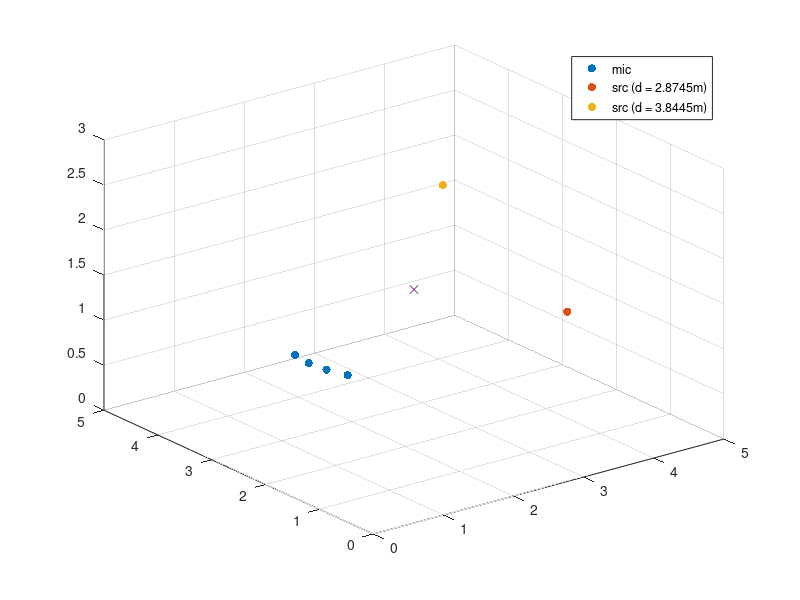

The MATLAB script that drew this image: (Note: this script raises an error after producing the figure.)
clear all; clc; close all;

nMic = 4;
nSrc = 2;
mic_xyz = zeros(nMic, 3);
src_xyz = zeros(nSrc, 3);

% Room
room = [5, 5, 3];
center = [room(1)/2, room(2)/2, room(3)/2];


% Mic
mic_z = 1;
mic_theta_list = 2*pi/16*[7.5, 8, 8.5, 9];
mic_r_list = [1.5, 1.5, 1.5, 1.5];
mic_xyz(:, 3) = mic_z;
for m=1:nMic
    mic_xyz(m,1) = center(1) + mic_r_list(m)*cos(mic_theta_list(m));
    mic_xyz(m,2) = center(2) + mic_r_list(m)*sin(mic_theta_list(m));
end

% Src (as far as possible)
src_z_list = [1.6, 1.8];
src_theta_list = 2*pi/16*[13, 2];
src_r_list = [2.0, 2.5];

for s=1:nSrc
    src_xyz(s,1) = center(1) + src_r_list(s)*cos(src_theta_list(s));
    src_xyz(s,2) = center(2) + src_r_list(s)*sin(src_theta_list(s));
    src_xyz(s,3) = src_z_list(s);
end

% calculate distance
distance = zeros(nSrc, nMic);
for s=1:nSrc
    for m=1:nMic
        distance(s, m) = sqrt(sum((mic_xyz(m, :) - src_xyz(s, :)).^2));
    end
end
disp('distance between mic & src = ');
disp(distance);

mean_dist = mean(distance, 2);
std_dist = std(distance, 0, 2);


% visualize spatial distribution
figure;
scatter3(mic_xyz(:, 1), mic_xyz(:, 2), mic_xyz(:, 3), 'filled');
hold on;
scatter3(src_xyz(1, 1), src_xyz(1, 2), src_xyz(1, 3), 'filled');
scatter3(src_xyz(2, 1), src_xyz(2, 2), src_xyz(2, 3), 'filled');
scatter3(center(1), center(2), center(3), 'x');
axis([0, room(1), 0, room(2), 0, room(3)]);

   

mylg = legend('mic', ['src (d = ' num2str(mean_dist(1)) 'm)'], ['src (d = ' num2str(mean_dist(2)) 'm)']);
mylg.FontSize = 14;
mylg.Location = 'northeast';
xlabel('X', 'FontSize', 14); 
ylabel('Y', 'FontSize', 14); 
zlabel('Z', 'FontSize', 14); 

hold off;

% Read audio
[x1, fs] = audioread('237-134493-0002.wav');
[x2, fs] = audioread('1320-122617-0001.wav');

c = 340;
nSample = 6400;

% Case 1. #Src =1, #Mic=4, RT60 = 0
disp('make audio for case 1');
RT60 = 0;
h11 = rir_generator(c, fs, mic_xyz(1,:), src_xyz(1, :), room, RT60, nSample);
h12 = rir_generator(c, fs, mic_xyz(2,:), src_xyz(1, :), room, RT60, nSample);
h13 = rir_generator(c, fs, mic_xyz(3,:), src_xyz(1, :), room, RT60, nSample);
h14 = rir_generator(c, fs, mic_xyz(4,:), src_xyz(1, :), room, RT60, nSample);

figure(2); 
subplot(411); plot(h11(1:200), 'LineWidth', 1.5); title('h11', 'FontSize', 14);
subplot(412); plot(h12(1:200), 'LineWidth', 1.5); title('h12', 'FontSize', 14);
subplot(413); plot(h13(1:200), 'LineWidth', 1.5); title('h13', 'FontSize', 14);
subplot(414); plot(h14(1:200), 'LineWidth', 1.5); title('h14', 'FontSize', 14);

save('RIR_s1.mat', 'h11', 'h12', 'h13', 'h14');

y11 = fftfilt(h11, x1);
y12 = fftfilt(h12, x1);
y13 = fftfilt(h13, x1);
y14 = fftfilt(h14, x1);

audiowrite('audio/case1_y11.wav', y11, fs);
audiowrite('audio/case1_y12.wav', y12, fs);
audiowrite('audio/case1_y13.wav', y13, fs);
audiowrite('audio/case1_y14.wav', y14, fs);

figure(52);
subplot(421); plot(h11(1:200), 'LineWidth', 1.5); title('h11', 'FontSize', 14);
subplot(423); plot(h12(1:200), 'LineWidth', 1.5); title('h12', 'FontSize', 14);
subplot(425); plot(h13(1:200), 'LineWidth', 1.5); title('h13', 'FontSize', 14);
subplot(427); plot(h14(1:200), 'LineWidth', 1.5); title('h14', 'FontSize', 14);

T11 = length(y11);
T12 = length(y12);
T13 = length(y13);
T14 = length(y14);

subplot(422); plot(y11(1:200), 'LineWidth', 1.5); title(['y11 (T=' num2str(T11) ')'], 'FontSize', 14);
subplot(424); plot(y12(1:200), 'LineWidth', 1.5); title(['y12 (T=' num2str(T12) ')'], 'FontSize', 14);
subplot(426); plot(y13(1:200), 'LineWidth', 1.5); title(['y13 (T=' num2str(T13) ')'], 'FontSize', 14);
subplot(428); plot(y14(1:200), 'LineWidth', 1.5); title(['y14 (T=' num2str(T14) ')'], 'FontSize', 14);


% Case 3. #Src =, #Mic=4, RT60 = 400ms
disp('make audio for case 3');
h21 = rir_generator(c, fs, mic_xyz(1,:), src_xyz(2, :), room, RT60, nSample);
h22 = rir_generator(c, fs, mic_xyz(2,:), src_xyz(2, :), room, RT60, nSample);
h23 = rir_generator(c, fs, mic_xyz(3,:), src_xyz(2, :), room, RT60, nSample);
h24 = rir_generator(c, fs, mic_xyz(4,:), src_xyz(2, :), room, RT60, nSample);

figure(3); 
subplot(411); plot(h21(1:200)); title('h21');
subplot(412); plot(h22(1:200)); title('h22');
subplot(413); plot(h23(1:200)); title('h23');
subplot(414); plot(h24(1:200)); title('h24');

save('RIR_s2.mat', 'h21', 'h22', 'h23', 'h24');

y21 = fftfilt(h21, x2);
y22 = fftfilt(h22, x2);
y23 = fftfilt(h23, x2);
y24 = fftfilt(h24, x2);

audiowrite('audio/case3_y21.wav', y21, fs);
audiowrite('audio/case3_y22.wav', y22, fs);
audiowrite('audio/case3_y23.wav', y23, fs);
audiowrite('audio/case3_y24.wav', y24, fs);

y1 = y11(1:min(length(y11), length(y21))) + y21(1:min(length(y11), length(y21)));
y2 = y12(1:min(length(y12), length(y22))) + y22(1:min(length(y12), length(y22)));
y3 = y13(1:min(length(y13), length(y23))) + y23(1:min(length(y13), length(y23)));
y4 = y14(1:min(length(y14), length(y24))) + y24(1:min(length(y14), length(y24)));

audiowrite('audio/case3_y1.wav', y1, fs);
audiowrite('audio/case3_y2.wav', y2, fs);
audiowrite('audio/case3_y3.wav', y3, fs);
audiowrite('audio/case3_y4.wav', y4, fs);




